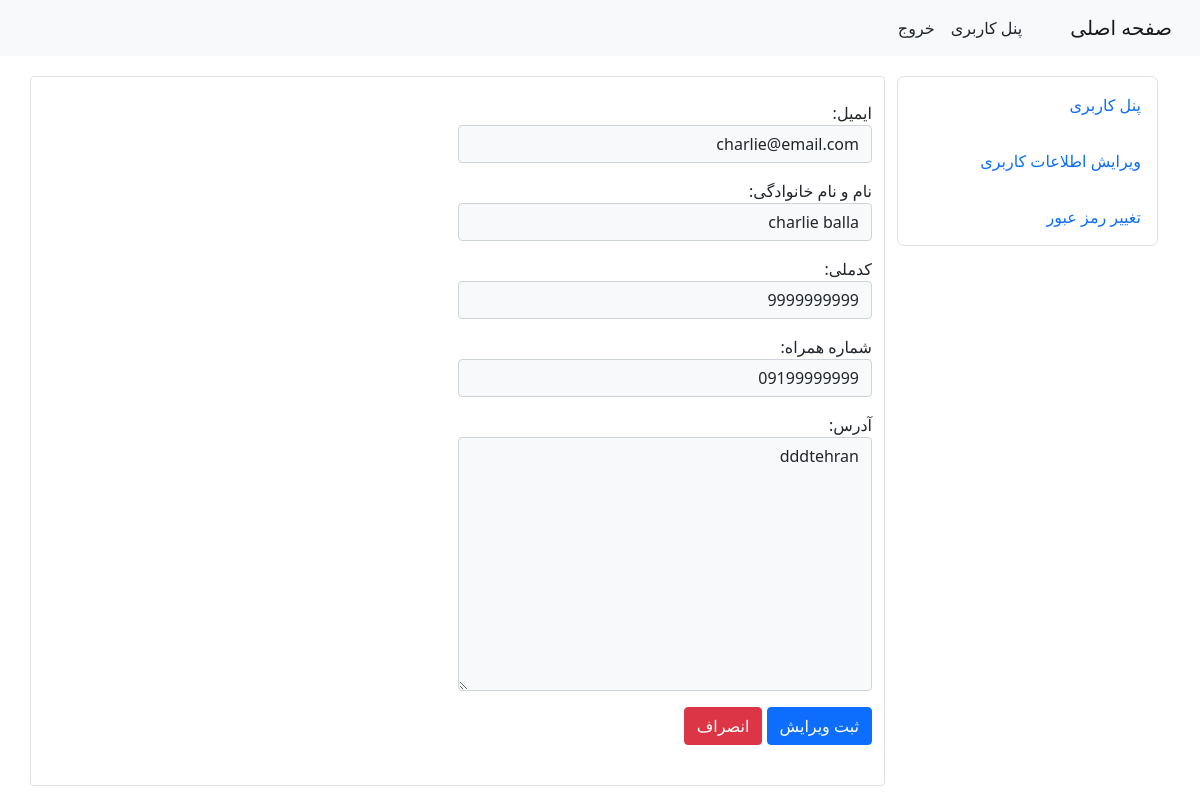
Page /accounts/edit/ (signed in) on the earlier database version.
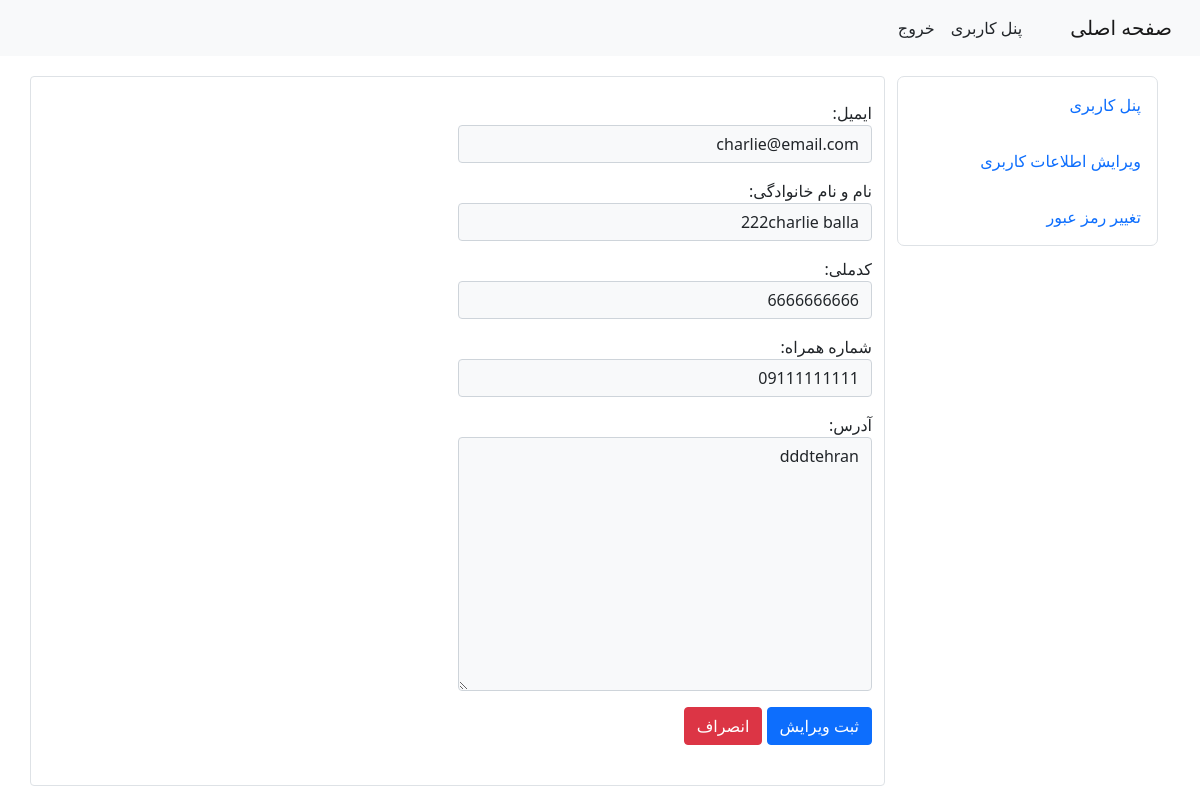
Same page on the later database version.
### accounts/models.py (models this page shows, shortened)
class User(AbstractBaseUser):
    email =         models.EmailField(max_length=254, unique=True)
    full_name =     models.CharField(max_length=200)
    national_code = models.CharField(max_length=10, unique=True) #validate
    mobile =        models.CharField(max_length=11, unique=True) #validate
    address =       models.TextField()
    ACCESS_LEVELS = (
        ('s','simple'),
        ('o','operator')
    )
    access_level =  models.CharField(max_length=1,  choices=ACCESS_LEVELS, default = 's')
    is_admin =      models.BooleanField(default=False)
    is_active =     models.BooleanField(default=True)
    created =       models.DateTimeField(auto_now_add=True)
    updated =       models.DateTimeField(auto_now=True)
    USERNAME_FIELD = 'email'
    REQUIRED_FIELDS = ['full_name', 'national_code', 'mobile', 'address']
    objects = MyUserManager()

### accounts/views.py (the view)
# urls.py: path('edit/',views.user_edit,name='user_edit'),
@login_required
def user_edit(request):
    myid = request.user.id
    me = get_object_or_404(User, id = myid)
    if request.method =='POST':
        form = UserChangeForm(request.POST, instance=me)
        if form.is_valid():
            form.save()
            messages.success(request,'ویرایش مشخصات با موفقیت انجام شد','success')
            return redirect('accounts:dashboard')
    else :
        form = UserChangeForm(instance=me)
    context = {
        'form' : form
    }
    return render (request, 'accounts/user_edit.html', context)

### templates/accounts/user_edit.html (shortened to what this page needs)
{% extends 'base.html' %}
{% block content %}
    <div class="row">
        <div class="col-3 ">
            {% include 'accounts/vertical_navbar.html'  %}
        </div>
        <div class="col border border-secoundry py-4" style='border-radius:4px;'>
            <form method='POST' >
                {{ form.as_p }}
                <input type='submit' value='ثبت ویرایش' class='btn btn-primary' >
                <a href="{% url 'accounts:dashboard' %}" type="button" class="btn btn-danger">انصراف</a>
            </form>
        </div>
    </div>
{% endblock %}

### templates/base.html (shortened to what this page needs)
<html lang="en">
<head>
<link href="https://cdn.jsdelivr.net/npm/bootstrap@5.0.2/dist/css/bootstrap.min.css" rel="stylesheet">
</head>
<body dir='rtl' >
    {% include 'inc/navbar.html'  %}
    <div class='container' style='margin-top:20px' >
        {% block content %}{% endblock %}
    </div>
</body>
</html>

### templates/inc/navbar.html (shortened to what this page needs)
<nav class="navbar navbar-expand-lg navbar-light bg-light">
    <div class="container-fluid">
        <a class="navbar-brand" href="{% url 'home' %}">صفحه اصلی</a>
        <div class="collapse navbar-collapse" id="navbarSupportedContent">
            <ul class="navbar-nav mb-2 mb-lg-0 float-right">
                {% if user.is_authenticated %}
                    <li class="nav-item">
                        <a class="nav-link text-dark" href="{% url 'accounts:dashboard' %}">پنل کاربری</a>
                    </li>
                    <li class="nav-item">
                        <a class="nav-link text-dark" href="{% url 'accounts:logout' %}">خروج</a>
                    </li>
                {% endif %}
            </ul>
        </div>
    </div>
</nav>

### templates/accounts/vertical_navbar.html
<nav class="nav flex-column border border-secoundry " style='border-radius: 7px;' >
    <a class="nav-link my-2 " href="{% url 'accounts:dashboard' %}" >پنل کاربری</a>
    <a class="nav-link my-2 " href="{% url 'accounts:user_edit' %}" > ویرایش اطلاعات کاربری</a>
    <a class="nav-link my-2 " href="{% url 'accounts:user_change_password' %}">تغییر رمز عبور</a>
</nav>

Differences in the rows shown:
changed User "charlie@email.com": full_name "charlie balla" → "222charlie balla"; national_code "9999999999" → "6666666666"; mobile "09199999999" → "09111111111"
